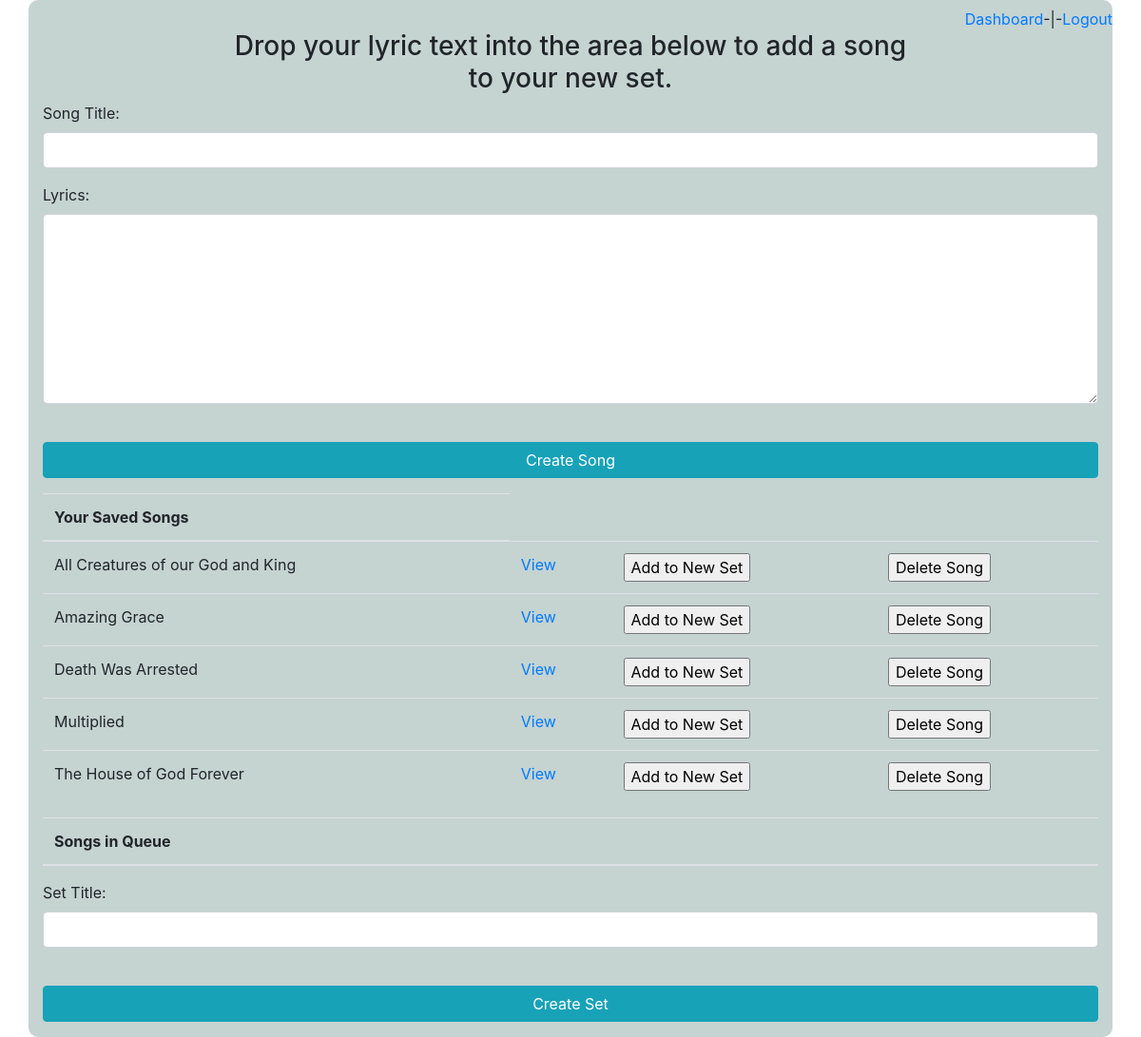
Screenshot of /set/create_form (signed in) with the database file from the repository.
### hymnal_app/models.py (models this page shows)
class Song(models.Model):
    title = models.CharField(max_length = 50)
    creator = models.ForeignKey(User, related_name='songs', on_delete=models.CASCADE)
    lyrics = models.TextField()
    sets = models.ManyToManyField(Set, related_name="songs")
    class DisplayTheme(models.TextChoices):
        SCROLL = 'Scroll'
        SLIDE = 'Slide'
    display_theme = models.CharField(max_length = 50, choices=DisplayTheme.choices, default=DisplayTheme.SCROLL)
    list_order_queue = models.IntegerField(default = 0)
    list_order_saved = models.IntegerField(default = 0)
    in_queue = models.BooleanField(default=False)
    is_copy = models.BooleanField(default=False)
    copy_number = models.IntegerField(default = 0)
    created_at = models.DateTimeField(auto_now_add=True)
    updated_at = models.DateTimeField(auto_now=True)
    objects = SongManager()

### hymnal_app/views.py (the view)
# urls.py: path('set/create_form', views.create_form),
def create_form(request):
    if 'logged_user' not in request.session:
        messages.error(request, "Please register or log in first")
        return redirect('/')
    logged_user = User.objects.get(id=request.session['logged_user'])
    user_set_queue = Song.objects.filter(creator = logged_user, in_queue=True).order_by('list_order_queue')
    saved_user_songs = Song.objects.filter(creator = logged_user, is_copy = False, in_queue = False).order_by('title')
    all_user_songs = Song.objects.filter(creator = logged_user)
    next_order = len(Song.objects.filter(creator = logged_user)) + 1
    context = {
        'user_set_queue' : user_set_queue,
        'saved_user_songs' : saved_user_songs,
        'all_user_songs': all_user_songs,
        'next_order' : next_order
    }
    return render(request, 'create_set.html', context)

### hymnal_app/templates/create_set.html (shortened to what this page needs)
{% load static %}
<!DOCTYPE html>
<html lang="en">
<head>
    <link rel="stylesheet" href="https://stackpath.bootstrapcdn.com/bootstrap/4.5.2/css/bootstrap.min.css">
    <link rel="stylesheet" type="text/css" href = "{% static '/css/main.css' %}">
</head>
<body>
    <div class="container grayback">
        <div class="row justify-content-end">
            <a href="/dashboard">Dashboard </a>-|-
            <a href="/user/logout">Logout</a>
        </div>
        <div class="row justify-content-center">
            <div class="col-8">
                <h3 style="text-align: center;">Drop your lyric text into the area below to add a song to your new set.</h3>
            </div>
        </div>
        <div class="row">
            <div class="col">
                <form action="/set/create_song" method="POST" class="m-20">
                    <div class="form-group">
                        <label for="title">Song Title: </label>
                        <input type="text" name="title" class="form-control"></input>
                    </div>
                    <div class="form-group">
                        <label for="lyrics">Lyrics: </label>
                        <textarea type="text" name="lyrics" class="form-control" style="height: 200px;"></textarea>
                    </div>
                    <div class="form-group">
                        <input type="submit" name="create_song" class = "btn btn-info col" value="Create Song">
                    </div>
                </form>
            </div>
        </div>
        <table class="table">
            <thead>
                <tr>
                    <th>Your Saved Songs</th>
                </tr>
            </thead>
            <tbody>
                {% for song in saved_user_songs %}
                <tr>
                    <td>{{song.title}}</td>
                    <td><a href="/song/view/{{song.id}}">View</a></td>
                    <td>
                        <form action="/song/push_to_queue/{{song.id}}" method="POST">
                            <input type="submit" value = "Add to New Set">
                        </form>
                    </td>
                    <td>
                        <form action="/song/delete_song/{{song.id}}" method="POST">
                            <input type="submit" value = "Delete Song">
                        </form>
                    </td>
                </tr>
                {% endfor %}
            </tbody>
        </table>
        <table class="table">
            <thead>
                <tr>
                    <th>Songs in Queue</th>
                </tr>
            </thead>
        </table>
        <div class="row">
            <div class="col">
                <form action="/set/create_set" method="POST">
                    <div class="form-group">
                        <label for="title">Set Title:</label>
                        <input type="text" name="title" class="form-control">
                    </div>
                    <div class="form-group">
                        <input type="submit" name="create_set" class = "btn btn-info col" value="Create Set">
                    </div>
                </form>
            </div>
        </div>
    </div>
</body>
</html>

### hymnal_app/static/css/main.css (style rules this page uses)
.grayback { background-color: rgba(117, 150, 146, 0.418); padding-top: 8px; border-radius: 10px; }

### rows the page displays
Song: title "All Creatures of our God and King"
Song: title "Amazing Grace"
Song: title "Death Was Arrested"
Song: title "Multiplied"
Song: title "The House of God Forever"
